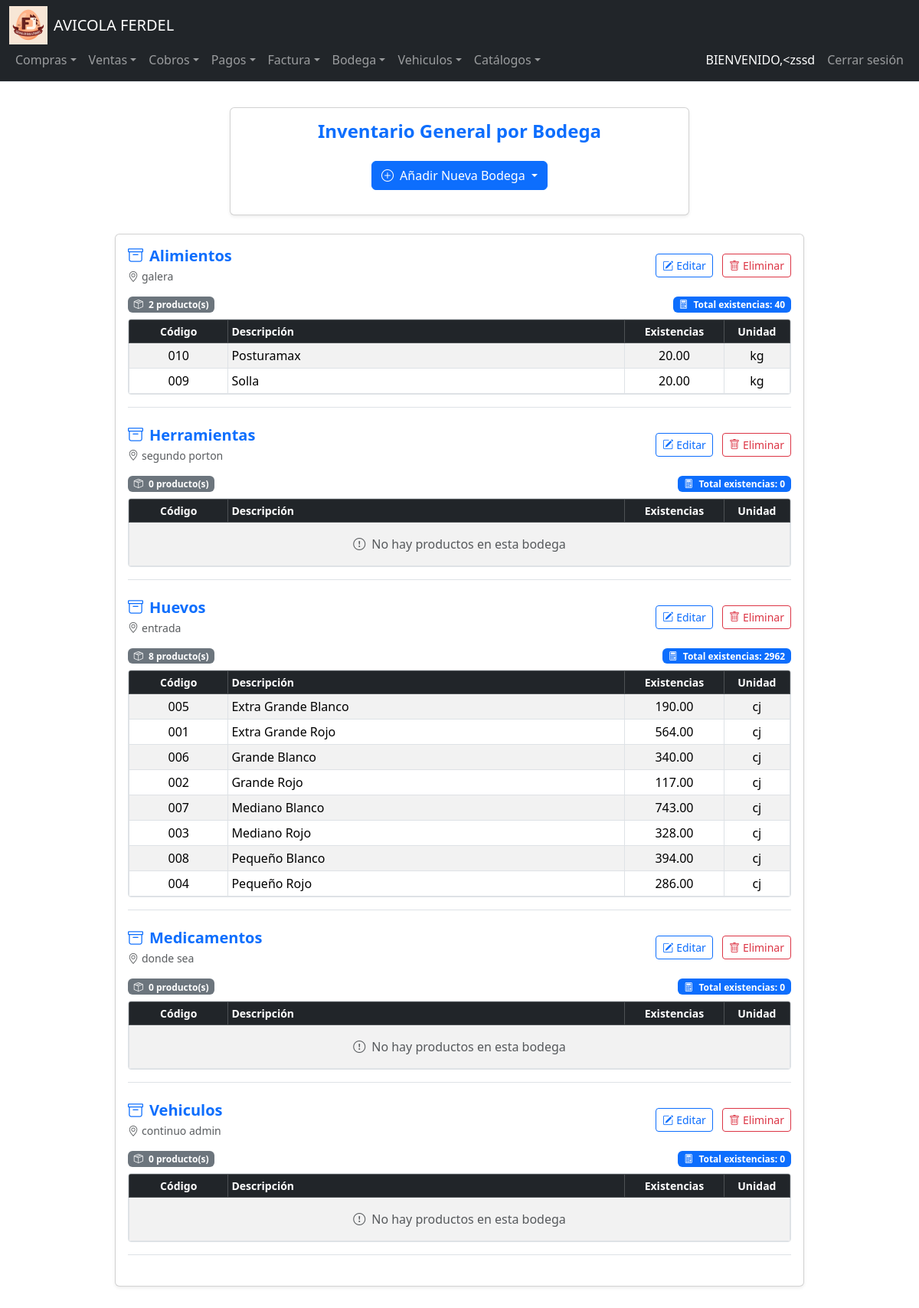
Screenshot of /bodega (signed in) with the database file from the repository.
### tables this page shows
CREATE TABLE Usuarios (
    ID_Usuario INTEGER PRIMARY KEY AUTOINCREMENT,
    NombreUsuario TEXT UNIQUE NOT NULL,
    ContrasenaHash TEXT NOT NULL,
    Rol_ID INTEGER,
    Estado INTEGER,
    Fecha_Creacion DATE,
    FOREIGN KEY (Rol_ID) REFERENCES Roles(ID_Rol)
);

CREATE TABLE Bodegas (
    ID_Bodega INTEGER PRIMARY KEY AUTOINCREMENT,
    Nombre TEXT NOT NULL,
    Ubicacion TEXT
);

CREATE TABLE Productos (
    ID_Producto INTEGER PRIMARY KEY AUTOINCREMENT,
    COD_Producto TEXT,
    Descripcion TEXT NOT NULL,
    Unidad_Medida INTEGER,
    Existencias NUMERIC DEFAULT 0,
    Estado INTEGER DEFAULT 1,
    Familia INTEGER,
    Costo_Promedio NUMERIC,
    IVA INTEGER DEFAULT 0,
    Tipo INTEGER,
    Precio_Venta NUMERIC,
    ID_Empresa INTEGER,
    Fecha_Creacion DATE DEFAULT CURRENT_DATE,
    Usuario_Creador INTEGER, Stock_Minimo NUMERIC DEFAULT 5,
    FOREIGN KEY (Unidad_Medida) REFERENCES Unidades_Medida(ID_Unidad),
    FOREIGN KEY (Familia) REFERENCES Familia(ID_Familia),
    FOREIGN KEY (Tipo) REFERENCES Tipo_Producto(ID_TipoProducto),
    FOREIGN KEY (ID_Empresa) REFERENCES Empresa(ID_Empresa)
);

CREATE TABLE Unidades_Medida (
    ID_Unidad INTEGER PRIMARY KEY AUTOINCREMENT,
    Descripcion TEXT NOT NULL,
    Abreviatura TEXT
);

### app.py (the view, shortened to what this page needs)
@app.route("/bodega", methods=["GET", "POST"])
@login_required
def ver_bodega():
    bodegas = db.execute("SELECT ID_Bodega, Nombre, Ubicacion FROM Bodegas ORDER BY Nombre")
    inventario_por_bodega = {}
    for bodega in bodegas:
        inventario = db.execute("""
            SELECT P.COD_Producto, P.Descripcion,
                   COALESCE(I.Existencias, 0) as Existencias,
                   U.Abreviatura
            FROM Inventario_Bodega I
            JOIN Productos P ON P.ID_Producto = I.ID_Producto
            LEFT JOIN Unidades_Medida U ON U.ID_Unidad = P.Unidad_Medida
            WHERE I.ID_Bodega = ?
            ORDER BY P.Descripcion
        """, bodega["ID_Bodega"])
        inventario_por_bodega[str(bodega["ID_Bodega"])] = inventario
    return render_template("bodega.html",
                         bodegas=bodegas,
                         inventario_por_bodega=inventario_por_bodega)

### app.py (called while the page is built)
@login_manager.user_loader
def load_user(user_id):
    user_data = db.execute("SELECT * FROM Usuarios WHERE ID_Usuario = ?", user_id)
    if len(user_data) == 1:
        return User(user_data[0]["ID_Usuario"], user_data[0]["NombreUsuario"])
    return None

@app.after_request
def after_request(response):
    response.headers["Cache-Control"] = "no-cache, no-store, must-revalidate"
    response.headers["Expires"] = 0
    response.headers["Pragma"] = "no-cache"
    return response

### Templates/bodega.html (shortened to what this page needs)
{% extends "layout.html" %}
{% block main %}
<div class="container my-5">
    <div class="card shadow-sm mb-4 mx-auto" style="max-width: 600px;">
        <div class="card-body">
            <h4 class="text-center text-primary fw-bold mb-4">Inventario General por Bodega</h4>
            <div class="dropdown text-center mb-3">
                <button class="btn btn-primary dropdown-toggle" type="button" id="dropdownBodegaButton" data-bs-toggle="dropdown" aria-expanded="false">
                    <i class="bi bi-plus-circle me-2"></i>Añadir Nueva Bodega
                </button>
            </div>
        </div>
    </div>
    <div class="card shadow-sm mx-auto" style="max-width: 900px;">
        <div class="card-body">
            {% if not bodegas %}
                <div class="alert alert-info">
                    <i class="bi bi-info-circle me-2"></i>No hay bodegas registradas.
                </div>
            {% else %}
                {% for bodega in bodegas %}
                    {% set bodega_id = bodega.ID_Bodega|string %}
                    {% set inventario_bodega = inventario_por_bodega.get(bodega_id, []) %}
                    <div class="mb-4 border-bottom pb-3">
                        <div class="d-flex justify-content-between align-items-center mb-3">
                            <div>
                                <h5 class="text-primary fw-bold mb-1">
                                    <i class="bi bi-archive me-2"></i>{{ bodega.Nombre }}
                                </h5>
                                <p class="text-muted small mb-0">
                                    <i class="bi bi-geo-alt me-1"></i>{{ bodega.Ubicacion or 'Sin ubicación registrada' }}
                                </p>
                            </div>
                            <div>
                                <button class="btn btn-sm btn-outline-primary me-2" data-bs-toggle="modal"
                                        data-bs-target="#editModal{{ bodega.ID_Bodega }}">
                                    <i class="bi bi-pencil-square me-1"></i>Editar
                                </button>
                                <button class="btn btn-sm btn-outline-danger" data-bs-toggle="modal"
                                        data-bs-target="#deleteModal{{ bodega.ID_Bodega }}">
                                    <i class="bi bi-trash me-1"></i>Eliminar
                                </button>
                            </div>
                        </div>
                        <div class="d-flex justify-content-between align-items-center mb-2">
                            <span class="badge bg-secondary">
                                <i class="bi bi-box-seam me-1"></i>
                                {{ inventario_bodega|length }} producto(s)
                            </span>
                            <span class="badge bg-primary">
                                <i class="bi bi-calculator me-1"></i>
                                Total existencias: {{ inventario_bodega | sum(attribute='Existencias') | default(0, true) | round(2) }}
                            </span>
                        </div>
                        <div class="table-responsive" style="max-height: 320px;">
                            <table class="table table-sm table-striped table-hover table-bordered align-middle text-center mb-0">
                                <thead class="table-dark sticky-top small">
                                    <tr>
                                        <th width="15%">Código</th>
                                        <th class="text-start">Descripción</th>
                                        <th width="15%">Existencias</th>
                                        <th width="10%">Unidad</th>
                                    </tr>
                                </thead>
                                <tbody>
                                    {% if inventario_bodega %}
                                        {% for prod in inventario_bodega %}
                                            <tr class="{% if prod.Existencias < 10 %}table-warning{% endif %}">
                                                <td>{{ prod.COD_Producto or 'N/A' }}</td>
                                                <td class="text-start">{{ prod.Descripcion or 'Sin descripción' }}</td>
                                                <td>{{ "%.2f"|format(prod.Existencias|default(0)) }}</td>
                                                <td>{{ prod.Abreviatura or '--' }}</td>
                                            </tr>
                                        {% endfor %}
                                    {% else %}
                                        <tr>
                                            <td colspan="4" class="text-muted py-3">
                                                <i class="bi bi-exclamation-circle me-2"></i>No hay productos en esta bodega
                                            </td>
                                        </tr>
                                    {% endif %}
                                </tbody>
                            </table>
                        </div>
                    </div>
                {% endfor %}
            {% endif %}
        </div>
    </div>
</div>
{% endblock %}

### Templates/layout.html (shortened to what this page needs)
<!DOCTYPE html>
<html lang="es">
<head>
    <link href="https://cdn.jsdelivr.net/npm/bootstrap@5.3.3/dist/css/bootstrap.min.css" rel="stylesheet"
>
    <link rel="stylesheet" href="https://cdn.jsdelivr.net/npm/bootstrap-icons@1.11.1/font/bootstrap-icons.css">
    <link rel="stylesheet" href="{{ url_for('static', filename='styles.css') }}">
</head>
<body>
    <nav class="navbar navbar-expand-lg navbar-dark bg-dark border-bottom fixed-top">
        <div class="container-fluid">
            <div class="navbar-container">
                <div class="navbar-brand-container">
                    <img src="{{ url_for('static', filename='logoFerdel_web.png') }}"
                         alt="Logo de Ferdel"
                         width="50"
                         height="50"
                         class="img-fluid d-none d-sm-block">
                    <a class="navbar-brand" href="/">AVICOLA FERDEL</a>
                </div>
                <div class="collapse navbar-collapse navbar-menu" id="navbarNav">
                    {% if current_user.is_authenticated %}
                    <ul class="navbar-nav me-auto">
                        <li class="nav-item dropdown">
                            <a class="nav-link dropdown-toggle" href="#" id="comprasDropdown" role="button"
                               data-bs-toggle="dropdown" aria-expanded="false">
                                <span>Compras</span>
                            </a>
                        </li>
                        <li class="nav-item dropdown">
                            <a class="nav-link dropdown-toggle" href="#" id="ventasDropdown" role="button"
                               data-bs-toggle="dropdown" aria-expanded="false">
                                <span>Ventas</span>
                            </a>
                        </li>
                        <li class="nav-item dropdown">
                            <a class="nav-link dropdown-toggle" href="#" id="cobrosDropdown" role="button"
                               data-bs-toggle="dropdown" aria-expanded="false">
                                <span>Cobros</span>
                            </a>
                        </li>
                        <li class="nav-item dropdown">
                            <a class="nav-link dropdown-toggle" href="#" id="pagosDropdown" role="button"
                               data-bs-toggle="dropdown" aria-expanded="false">
                                <span>Pagos</span>
                            </a>
                        </li>
                        <li class="nav-item dropdown">
                            <a class="nav-link dropdown-toggle" href="#" id="facturaDropdown" role="button"
                               data-bs-toggle="dropdown" aria-expanded="false">
                                <span>Factura</span>
                            </a>
                        </li>
                        <li class="nav-item dropdown">
                            <a class="nav-link dropdown-toggle" href="#" id="bodegaDropdown" role="button"
                               data-bs-toggle="dropdown" aria-expanded="false">
                                <span>Bodega</span>
                            </a>
                        </li>
                        <li class="nav-item dropdown">
                            <a class="nav-link dropdown-toggle" href="#" id="vehiculosDropdown" role="button"
                               data-bs-toggle="dropdown" aria-expanded="false">
                                <span>Vehiculos</span>
                            </a>
                        </li>
                        <li class="nav-item dropdown">
                            <a class="nav-link dropdown-toggle" href="#" id="CatalogosDropdown" role="button"
                               data-bs-toggle="dropdown" aria-expanded="false">
                                <span>Catálogos</span>
                            </a>
                        </li>
                    </ul>
                    <ul class="navbar-nav">
                        <li class="nav-item">
                            <span class="nav-link text-white">
                                <span class="d-none d-md-inline">BIENVENIDO, </span>
                                {{ current_user.username }}
                            </span>
                        </li>
                        <li class="nav-item">
                            <a class="nav-link" href="/logout">
                                <span class="d-none d-sm-inline">Cerrar sesión</span>
                            </a>
                        </li>
                    </ul>
                    {% endif %}
                </div>
            </div>
        </div>
    </nav>
    <main class="container-fluid py-3">
        <div class="row justify-content-center">
            <div class="col-12 col-xxl-10">
                {% block main %}
                {% endblock %}
            </div>
        </div>
    </main>
</body>
</html>

### static/styles.css (style rules this page uses)
:root { --navbar-height-lg: 80px; --navbar-height-sm: 100px; --mobile-breakpoint: 576px; --tablet-breakpoint: 768px; --desktop-breakpoint: 992px; --navbar-bg: #212529; --dropdown-bg: rgba(52, 58, 64, 0.95); }
body { min-height: 100vh; display: flex; flex-direction: column; font-size: 1rem; }
main { padding-top: var(--navbar-height-lg); flex: 1; }
.navbar { height: auto; min-height: var(--navbar-height-lg); }
.navbar-container { display: flex; flex-wrap: wrap; align-items: center; justify-content: space-between; width: 100%; }
.navbar-brand-container { display: flex; align-items: center; flex-shrink: 0; }
.navbar-brand { white-space: nowrap; overflow: hidden; text-overflow: ellipsis; max-width: 200px; margin-left: 0.5rem; }
.navbar-menu { flex-grow: 1; display: flex; justify-content: space-between; }
.dropdown-item, .nav-link { padding: 0.5rem 1rem; display: flex; align-items: center; }
.navbar-collapse { transition: all 0.3s ease; }
.dropdown-toggle::after { display: inline-block; margin-left: 0.255em; vertical-align: 0.255em; content: ""; border-top: 0.3em solid; border-right: 0.3em solid transparent; border-bottom: 0; border-left: 0.3em solid transparent; }

### Templates/layout.html (style rules this page uses)
:root { --navbar-height: 56px; }
body { padding-top: calc(var(--navbar-height) + 20px); min-height: 100vh; display: flex; flex-direction: column; }
.fixed-top { position: fixed; top: 0; right: 0; left: 0; z-index: 1030; }
main { flex: 1; padding-top: 1rem; }

### Templates/bodega.html (style rules this page uses)
.table th { white-space: nowrap; }
.table-responsive { border-radius: 0.25rem; border: 1px solid #dee2e6; }

### rows the page displays
Usuarios: username "<zssd"
Bodegas: Nombre "Alimientos", Ubicacion "galera", inventario_bodega "2", inventario_bodega "40"
Productos: COD_Producto "010", Descripcion "Posturamax", Existencias "20.00", Abreviatura "kg"
Productos: COD_Producto "009", Descripcion "Solla", Existencias "20.00", Abreviatura "kg"
Bodegas: Nombre "Herramientas", Ubicacion "segundo porton", inventario_bodega "0", shows "No hay productos en esta bodega"
Bodegas: Nombre "Huevos", Ubicacion "entrada", inventario_bodega "8", inventario_bodega "2962"
Productos: COD_Producto "005", Descripcion "Extra Grande Blanco", Existencias "190.00", Abreviatura "cj"
Productos: COD_Producto "001", Descripcion "Extra Grande Rojo", Existencias "564.00", Abreviatura "cj"
Productos: COD_Producto "006", Descripcion "Grande Blanco", Existencias "340.00", Abreviatura "cj"
Productos: COD_Producto "002", Descripcion "Grande Rojo", Existencias "117.00", Abreviatura "cj"
Productos: COD_Producto "007", Descripcion "Mediano Blanco", Existencias "743.00", Abreviatura "cj"
Productos: COD_Producto "003", Descripcion "Mediano Rojo", Existencias "328.00", Abreviatura "cj"
Productos: COD_Producto "008", Descripcion "Pequeño Blanco", Existencias "394.00", Abreviatura "cj"
Productos: COD_Producto "004", Descripcion "Pequeño Rojo", Existencias "286.00", Abreviatura "cj"
Bodegas: Nombre "Medicamentos", Ubicacion "donde sea", inventario_bodega "0", shows "No hay productos en esta bodega"
Bodegas: Nombre "Vehiculos", Ubicacion "continuo admin", inventario_bodega "0", shows "No hay productos en esta bodega"
